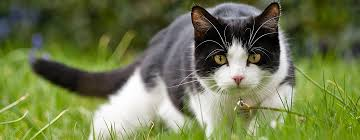
#> input picture 11.OpenCV/사진/cat4.jfif, 360 x 140 px, given in place of bee.jpg, which was not available
$ jupyter execute 07_Image_Smoothing.ipynb   (text cells are left out)
#> lines starting #> are read from the running program, lines starting #| are printed output that depends on the picture; pictures that were not available may be replaced by others from this repository, and a replacement may not be noted
[cell 1]
import numpy as np
import cv2
from google.colab.patches import cv2_imshow
from google.colab import files
import matplotlib.pyplot as plt

[cell 2]
up = files.upload()
#> the answer given: cat4.jfif

[cell 3]
img = cv2.imread('bee.jpg')[:,:,::-1]
img.shape
#> Out = (140, 360, 3)

[cell 4]
# Low-pass filter
kernel = np.ones((5,5), np.float32) / 25.
kernel

[cell 5]
dst = cv2.filter2D(img, -1, kernel)
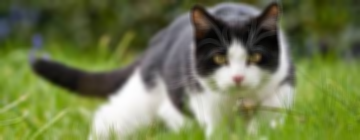
#> dst: shape (140, 360, 3); mean R, G, B 112, 121.3, 77
plt.figure(figsize=(12,5))
plt.subplot(121), plt.imshow(img), plt.title('Original')
plt.subplot(122), plt.imshow(dst), plt.title('After Low-pass filter')
plt.show()
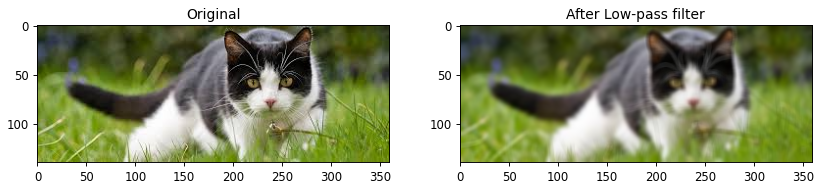
#> figure drawn by matplotlib, 2 panels

[cell 6]
# 더 넓은 범위 -> blurring 효과가 크다
kernel = np.ones((9,9), np.float32) / 81.
dst = cv2.filter2D(img, -1, kernel)
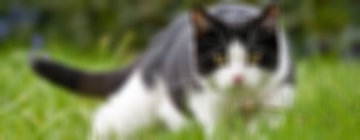
#> dst: shape (140, 360, 3); mean R, G, B 112, 121.3, 77
plt.figure(figsize=(12,5))
plt.subplot(121), plt.imshow(img), plt.title('Original')
plt.subplot(122), plt.imshow(dst), plt.title('After Low-pass filter')
plt.show()

[cell 7]
dst1 = cv2.blur(img, ksize=(7,7))
plt.figure(figsize=(12,5))
plt.subplot(121), plt.imshow(img), plt.title('Original')
plt.subplot(122), plt.imshow(dst1), plt.title('After blurring')
plt.show()

[cell 8]
dst2 = cv2.GaussianBlur(img, ksize=(5,5), sigmaX=0)
plt.figure(figsize=(12,5))
plt.subplot(121), plt.imshow(img), plt.title('Original')
plt.subplot(122), plt.imshow(dst2), plt.title('After Gaussian blurring')
plt.show()

[cell 9]
dst3 = cv2.medianBlur(img, ksize=9)
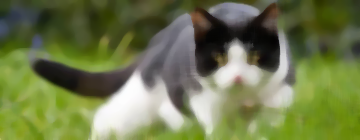
#> dst3: shape (140, 360, 3); mean R, G, B 111.4, 120.9, 76.1
plt.figure(figsize=(12,5))
plt.subplot(121), plt.imshow(img), plt.title('Original')
plt.subplot(122), plt.imshow(dst3), plt.title('After Median Filtering')
plt.show()

[cell 10]
dst4 = cv2.bilateralFilter(img, d=9, sigmaColor=75, sigmaSpace=75)
plt.figure(figsize=(12,5))
plt.subplot(121), plt.imshow(img), plt.title('Original')
plt.subplot(122), plt.imshow(dst4), plt.title('After Bilateral Filtering')
plt.show()

[cell 11]
images = [img, dst, dst1, dst2, dst3, dst4]
titles = ['Original', 'Low-Pass Filter(9x9)', 'Blur(7x7)',
          'Gaussian Blur(5x5)', 'Median Blur(9)', 'Bilateral(9)']
plt.figure(figsize=(18,9))
for i in range(6):
    plt.subplot(2, 3, i+1)
    plt.imshow(images[i])
    plt.title(titles[i])
    plt.axis('off')
plt.show()

$ run again, on 11.OpenCV/사진/dog7.jfif
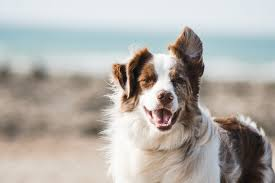
#> input picture 11.OpenCV/사진/dog7.jfif, 275 x 183 px, given in place of bee.jpg, which was not available
#> `plt.show()`:
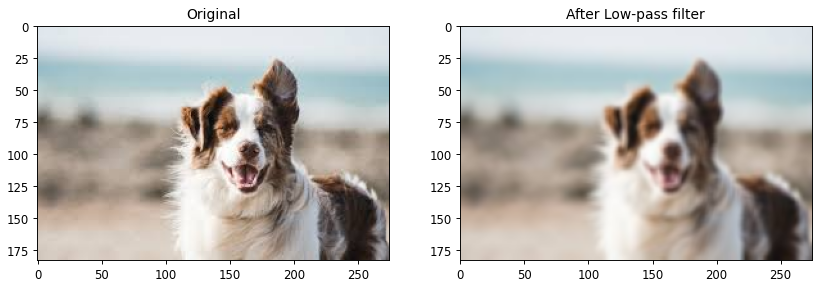
#> figure drawn by matplotlib, 2 panels
#> `dst3 = cv2.medianBlur(img, ksize=9)`:
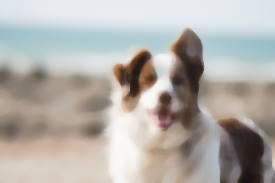
#> dst3: shape (183, 275, 3); mean R, G, B 178.4, 174.6, 169.6

$ run again, on 11.OpenCV/사진/rabbit.jfif
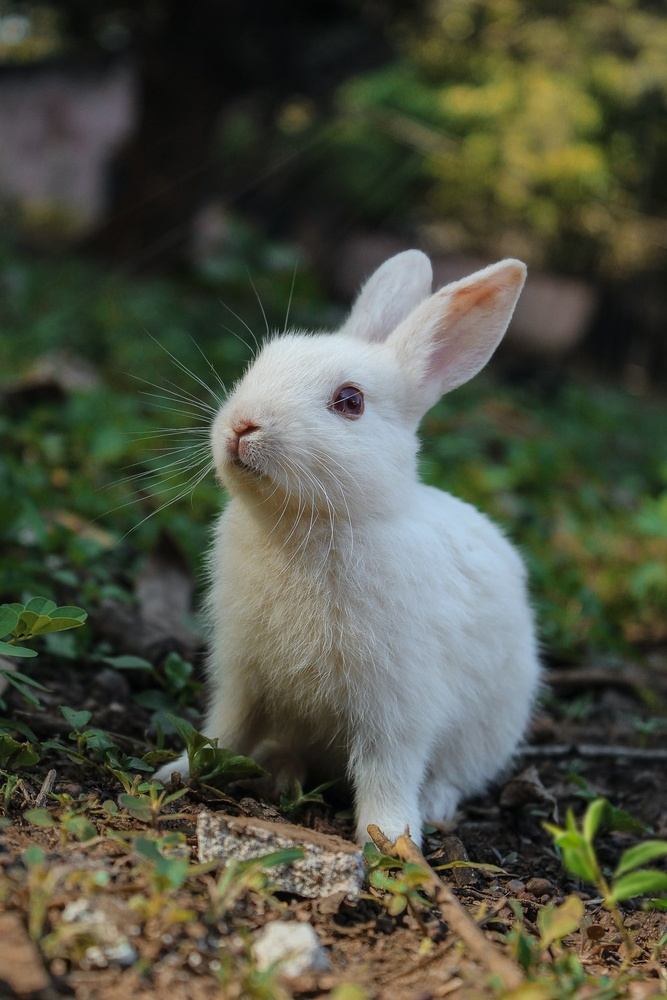
#> input picture 11.OpenCV/사진/rabbit.jfif, 667 x 1000 px, shrunk from 1000 x 1500 before the run, given in place of bee.jpg, which was not available
#> `plt.show()`:
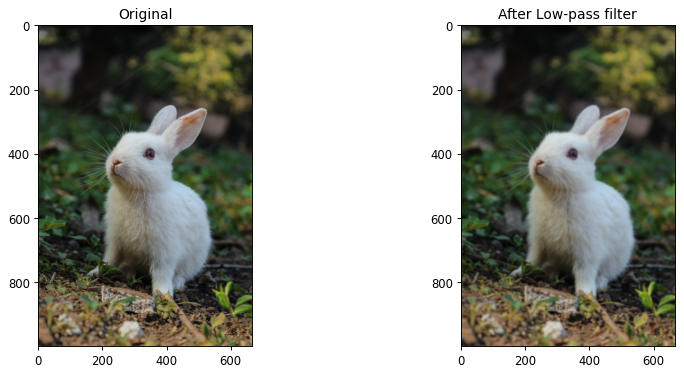
#> figure drawn by matplotlib, 2 panels
